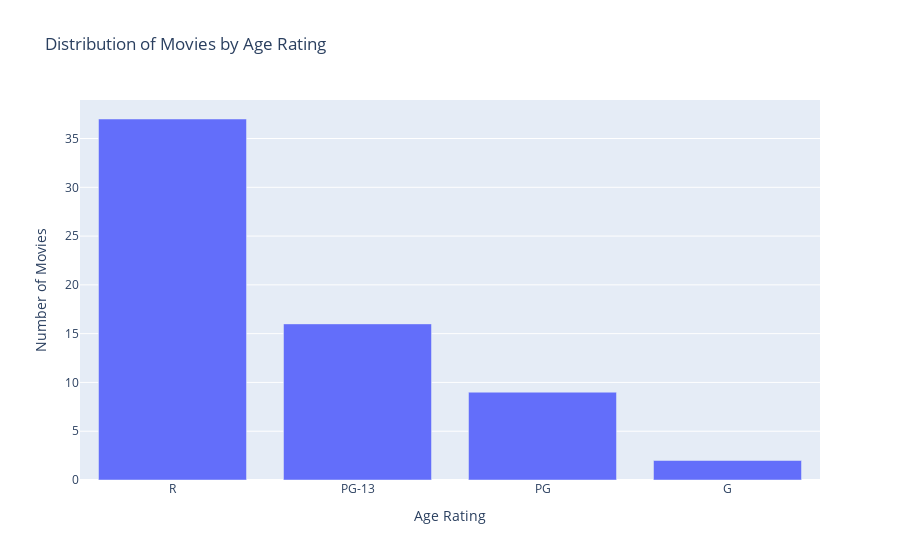
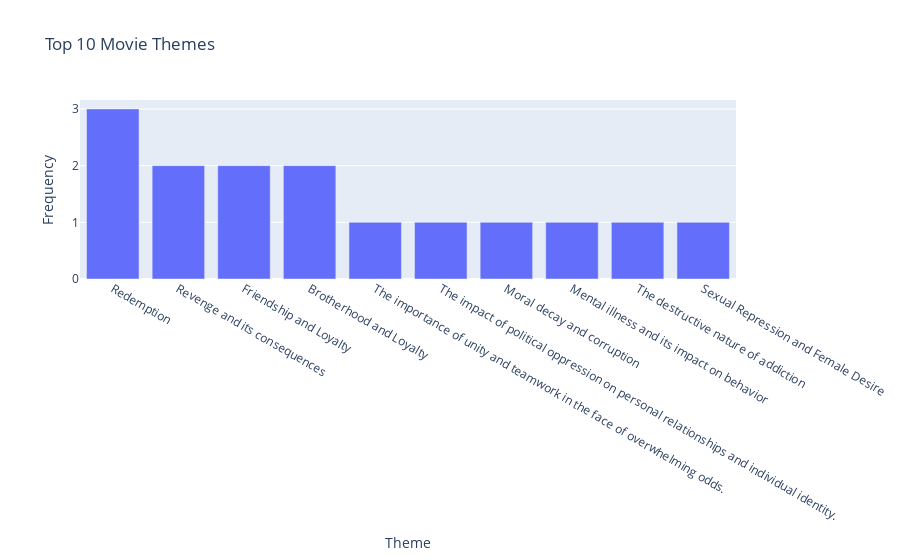
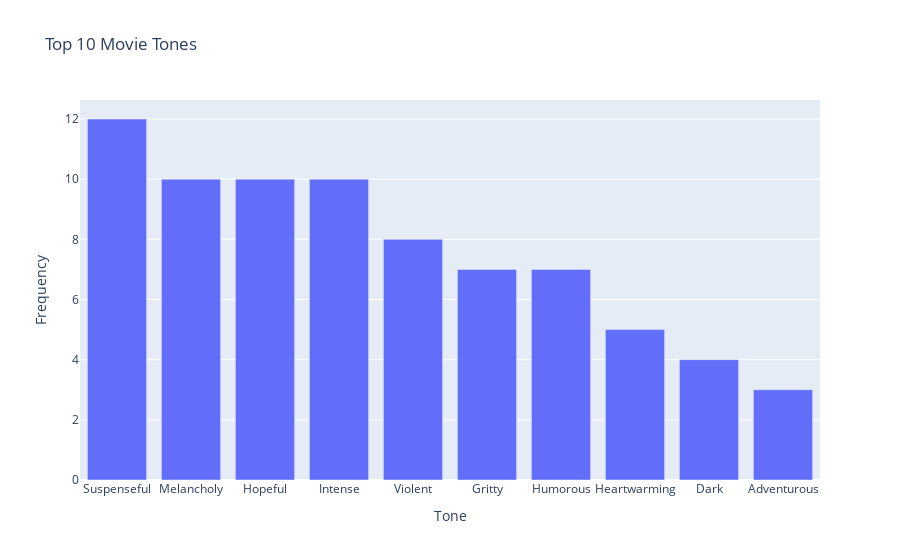

Notebook cell for these charts, in order:
### Code cell
# Create some basic visualizations
fig1 = px.bar(rating_counts, x='age_rating', y='count', 
              title='Distribution of Movies by Age Rating',
              labels={'count': 'Number of Movies', 'age_rating': 'Age Rating'})

fig2 = px.bar(themes_df.head(10), x='theme', y='count', 
              title='Top 10 Movie Themes',
              labels={'count': 'Frequency', 'theme': 'Theme'})

fig3 = px.bar(tones_df.head(10), x='tone', y='count', 
              title='Top 10 Movie Tones',
              labels={'count': 'Frequency', 'tone': 'Tone'})

# Display the figures
fig1.show()
fig2.show()
fig3.show()

### Figure 1 — Plotly figure (JSON) as saved in the notebook; plotly's stock layout.template omitted (floating-point values rounded to 4 significant figures)
{"data": [{"alignmentgroup": "True", "hovertemplate": "Age Rating=%{x}<br>Number of Movies=%{y}<extra></extra>", "legendgroup": "", "marker": {"color": "#636efa", "pattern": {"shape": ""}}, "name": "", "offsetgroup": "", "orientation": "v", "showlegend": false, "textposition": "auto", "type": "bar", "x": ["R", "PG-13", "PG", "G"], "xaxis": "x", "y": [37, 16, 9, 2], "yaxis": "y"}], "layout": {"barmode": "relative", "legend": {"tracegroupgap": 0}, "title": {"text": "Distribution of Movies by Age Rating"}, "xaxis": {"anchor": "y", "domain": [0, 1], "title": {"text": "Age Rating"}}, "yaxis": {"anchor": "x", "domain": [0, 1], "title": {"text": "Number of Movies"}}}}

### Figure 2 — Plotly figure (JSON) as saved in the notebook; plotly's stock layout.template omitted (floating-point values rounded to 4 significant figures)
{"data": [{"alignmentgroup": "True", "hovertemplate": "Theme=%{x}<br>Frequency=%{y}<extra></extra>", "legendgroup": "", "marker": {"color": "#636efa", "pattern": {"shape": ""}}, "name": "", "offsetgroup": "", "orientation": "v", "showlegend": false, "textposition": "auto", "type": "bar", "x": ["Redemption", "Revenge and its consequences", "Friendship and Loyalty", "Brotherhood and Loyalty", "The importance of unity and teamwork in the face of overwhelming odds.", "The impact of political oppression on personal relationships and individual identity.", "Moral decay and corruption", "Mental illness and its impact on behavior", "The destructive nature of addiction", "Sexual Repression and Female Desire"], "xaxis": "x", "y": [3, 2, 2, 2, 1, 1, 1, 1, 1, 1], "yaxis": "y"}], "layout": {"barmode": "relative", "legend": {"tracegroupgap": 0}, "title": {"text": "Top 10 Movie Themes"}, "xaxis": {"anchor": "y", "domain": [0, 1], "title": {"text": "Theme"}}, "yaxis": {"anchor": "x", "domain": [0, 1], "title": {"text": "Frequency"}}}}

### Figure 3 — Plotly figure (JSON) as saved in the notebook; plotly's stock layout.template omitted (floating-point values rounded to 4 significant figures)
{"data": [{"alignmentgroup": "True", "hovertemplate": "Tone=%{x}<br>Frequency=%{y}<extra></extra>", "legendgroup": "", "marker": {"color": "#636efa", "pattern": {"shape": ""}}, "name": "", "offsetgroup": "", "orientation": "v", "showlegend": false, "textposition": "auto", "type": "bar", "x": ["Suspenseful", "Melancholy", "Hopeful", "Intense", "Violent", "Gritty", "Humorous", "Heartwarming", "Dark", "Adventurous"], "xaxis": "x", "y": [12, 10, 10, 10, 8, 7, 7, 5, 4, 3], "yaxis": "y"}], "layout": {"barmode": "relative", "legend": {"tracegroupgap": 0}, "title": {"text": "Top 10 Movie Tones"}, "xaxis": {"anchor": "y", "domain": [0, 1], "title": {"text": "Tone"}}, "yaxis": {"anchor": "x", "domain": [0, 1], "title": {"text": "Frequency"}}}}
